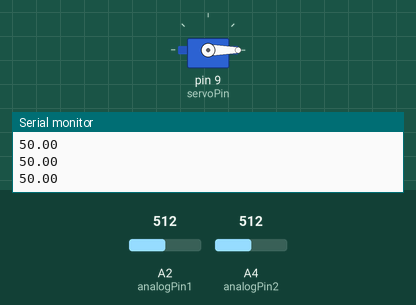
The sketch below on a simulated Arduino Uno, built with avr-gcc and run on an emulated ATmega328P. On the bench: servo, the last lines printed to the serial monitor. The inputs (shaded band) are chosen by the test bench; at power-on: A2 (analogPin1) = 512, A4 (analogPin2) = 512.

Above: at 1.2 s.
1.3 s: A2 (analogPin1) set to 609
2.8 s: A2 (analogPin1) set to 641
At 3.59 s:
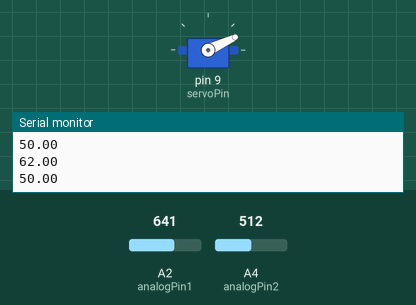
At 4.22 s:
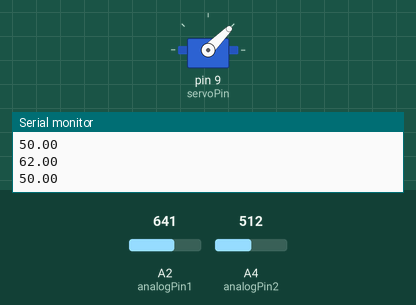
5.8 s: A4 (analogPin2) set to 524
At 8.7 s:
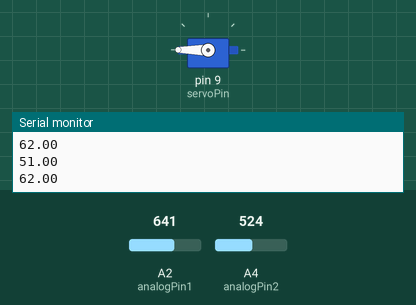
8.8 s: A4 (analogPin2) set to 544
Timing chart, 0 to 11.3 s (numbered marks = the images above; inputs shaded):
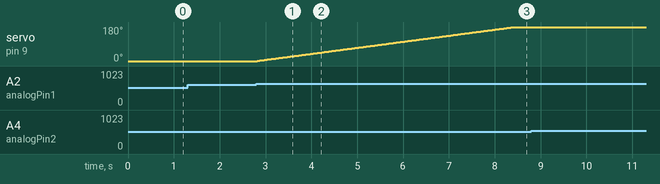

The sketch:

MotorControl.ino
```cpp
//Author: Kyle Thomas Le
//Date: 11-06-2019
//Class: ECE 3301 with Dr. Omar
//Description: Servo motor control for tilting solar panel based on input voltages

#include <Servo.h>

int servoPin = 9;    //Port 9 to control servo
int analogPin1 = A2; //Analog input A2
int analogPin2 = A4; //Analog input A4

double vin1, vin2, vin1_unadjusted, vin2_unadjusted;

Servo myservo;  //Create servo object

int pos = 0;    //Store initial servo position as zero.
int sens = 10;  //Create sensitivity parameter to account for error
int delaytime = 30; //Universal delay time between motor movement

void setup() {
  myservo.attach(servoPin);  //Connects servo object to servoPin por
  myservo.write(0);          //Reset servo position to 0
  Serial.begin(9600);        //Launch serial port to print values
}

void loop() {
  vin1_unadjusted = analogRead(analogPin1);   //Read analog inputs
  vin2_unadjusted = analogRead(analogPin2);
  vin1 = map(vin1_unadjusted, 0, 1023, 0, 100); //Convert analog input from 0-1023 scale to 0-100 scale.
  vin2 = map(vin2_unadjusted, 0, 1023, 0, 100);

  Serial.println(vin1);   //View vin1 vs vin2 using serial plotter
  Serial.println(vin2);


  if(vin1<=vin2+sens & vin1 >= vin2-sens) //Stop if inputs are exactly the same or within sensitivity
  {
    //Serial.println("Equal, not moving!");  //Notify stopped using serial monitor for debugging
  }
  else if(vin1 > vin2 + sens)   //Tilt forward if vin1 is greater than vin2 with sensitivity
  {
    //Serial.println("Forward!" + (String)pos);   //Notify forward direction using serial monitor for debugging
    if(pos < 180)
      pos += 1;
    myservo.write(pos);
    delay(delaytime);
  }
  else if(vin1 < vin2 - sens)   //Tilt backward if vin1 is less than vin2 with sensitivity
  {
    //Serial.println("Backward!" + (String)pos); //Notify backward direction using serial monitor for debugging
    if(pos > 0)
      pos -= 1;
    myservo.write(pos-1);
    delay(delaytime);
  }
  else
  {
    //Serial.println("Error state!"); //Notify if error if no other state is found
  }
}
```

Measured:
- the behaviour switches between 624 and 625 on A2 (analogPin1) (found by bisection; images 0 and 1)
- after the input at 2.8 s, servo on pin 9 (servoPin): moves from 0° to 96° over 3.0 s, starting at once
